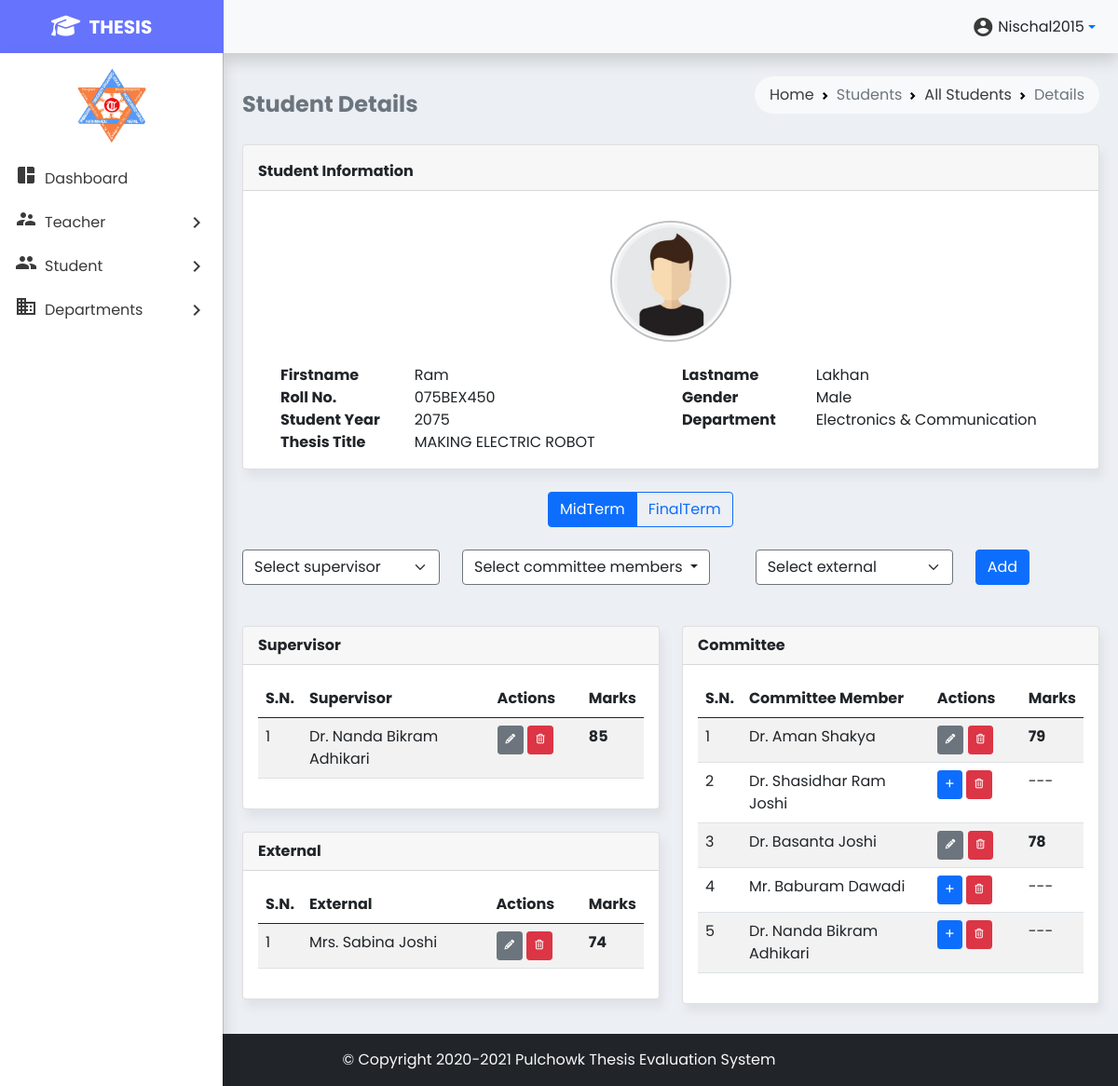
The app's page /studentdetails.php?id=46 (signed in) with its own data.
### tables this page shows
CREATE TABLE `students` (
  `student_id` int(10) NOT NULL,
  `student_fname` text NOT NULL,
  `student_lname` text NOT NULL,
  `student_roll` varchar(12) NOT NULL,
  `student_gender` text NOT NULL,
  `student_regdate` date NOT NULL,
  `student_year` int(4) NOT NULL,
  `student_dep` varchar(30) NOT NULL,
  `student_thesis` varchar(255) NOT NULL
);

CREATE TABLE `mid_supervisor_assigned` (
  `assigned_id` int(10) NOT NULL,
  `assigned_s_id` int(10) NOT NULL,
  `assigned_teacher_id` int(10) NOT NULL
);

CREATE TABLE `teacher` (
  `teacher_id` int(10) NOT NULL,
  `teacher_fname` varchar(20) NOT NULL,
  `teacher_mname` varchar(15) DEFAULT NULL,
  `teacher_lname` varchar(20) NOT NULL,
  `teacher_post` varchar(5) NOT NULL
);

CREATE TABLE `mid_supervisor` (
  `mid_sup_marksid` int(10) NOT NULL,
  `st_te_assigned_id` int(10) NOT NULL,
  `par1` int(10) NOT NULL,
  `par2` int(10) NOT NULL,
  `par3` int(10) NOT NULL,
  `par4` int(10) NOT NULL,
  `par5` int(10) NOT NULL,
  `total` int(10) NOT NULL
);

CREATE TABLE `mid_external_assigned` (
  `assigned_id` int(10) NOT NULL,
  `assigned_s_id` int(10) NOT NULL,
  `assigned_ext_id` int(10) NOT NULL
);

CREATE TABLE `ext_teacher` (
  `external_id` int(10) NOT NULL,
  `external_fname` varchar(20) NOT NULL,
  `external_mname` varchar(20) NOT NULL,
  `external_lname` varchar(20) NOT NULL,
  `external_post` varchar(5) NOT NULL
);

CREATE TABLE `mid_external` (
  `mid_ext_marksid` int(10) NOT NULL,
  `st_te_assigned_id` int(10) NOT NULL,
  `par1` int(10) NOT NULL,
  `par2` int(10) NOT NULL,
  `par3` int(10) NOT NULL,
  `par4` int(10) NOT NULL,
  `par5` int(10) NOT NULL,
  `par6` int(10) NOT NULL,
  `par7` int(10) NOT NULL,
  `par8` int(10) NOT NULL,
  `total` int(10) NOT NULL
);

CREATE TABLE `mid_committee_assigned` (
  `assigned_id` int(10) NOT NULL,
  `assigned_s_id` int(10) NOT NULL,
  `assigned_teacher_id` int(10) NOT NULL
);

CREATE TABLE `mid_committee` (
  `mid_com_marksid` int(10) NOT NULL,
  `st_te_assigned_id` int(10) NOT NULL,
  `par1` int(10) NOT NULL,
  `par2` int(10) NOT NULL,
  `par3` int(10) NOT NULL,
  `par4` int(10) NOT NULL,
  `par5` int(10) NOT NULL,
  `par6` int(10) NOT NULL,
  `par7` int(10) NOT NULL,
  `par8` int(10) NOT NULL,
  `total` int(10) NOT NULL
);

### studentdetails.php (the view, shortened to what the rows shown need)
<!doctype html>
<html lang="en">
<head>
    <link href="https://cdn.jsdelivr.net/npm/bootstrap@5.0.2/dist/css/bootstrap.min.css" rel="stylesheet"
>
    <link rel="stylesheet" href="styles/style.css">
</head>
<body>
        <?php include 'partials/_dbconnect.php'; ?>
    <main class="p-2 mt-1" style="min-height: 800px">
        <div class="container-fluid">
            <div class="row">
                <div class="col-md-12">
                    <?php include 'partials/_studentinfo.php'; ?>
                </div>
            </div>
            <div class="row">
                <div class="col-md-6">
                    <div class="card mb-4 mt-1">
                        <div class="card-body">
                            <div class="table-responsive">
                                <table id="student-marks" class="table table-striped table-hover" style="width:100%">
                                    <colgroup>
                                    </colgroup>
                                    <thead>
                                        <tr>
                                            <th>S.N.</th>
                                            <th>Supervisor</th>
                                            <th>Actions</th>
                                            <th>Marks</th>
                                        </tr>
                                    </thead>
                                    <tbody>
                                        <?php
                                            $student_id = $_GET['id'];
                                            $sql = "SELECT ta.assigned_id, t.teacher_id, t.teacher_post, t.teacher_fname, t.teacher_mname, t.teacher_lname
                                            FROM teacher t
                                            INNER JOIN mid_supervisor_assigned ta
                                            ON t.teacher_id = ta.assigned_teacher_id
                                            WHERE ta.assigned_s_id = '$student_id'";
                                            $result = mysqli_query($conn, $sql);
                                            $sno = 1;
                                            while($row = mysqli_fetch_assoc($result)) {
                                                $assigned_id = $row['assigned_id'];
                                                $sql1 = "SELECT `total` FROM `mid_supervisor` WHERE `st_te_assigned_id`='$assigned_id'";
                                                $result1=mysqli_query($conn, $sql1);
                                                $row1=mysqli_fetch_assoc($result1);
                                                echo'
                                                <tr>
                                                    <td>'.$sno.'</td>
                                                    <td>'. $row['teacher_post'].' ' . $row['teacher_fname'] . ' ' . $row['teacher_mname']. ' '.$row['teacher_lname'] . '</td>
                                                    <td>';
                                                    if (mysqli_num_rows($result1) > 0) {
                                                        echo '
                                                        <button type="button" id=se'.$assigned_id.' class="btn btn-secondary btn-sm supaddEd" data-bs-toggle="modal" data-bs-target="#supervisor_marking"><i class="fa fa-pencil fa-xs"></i></button>
                                                        <button type="button" id=sd'.$assigned_id.' class="delete btn btn-danger btn-sm"><i class="fa fa-trash-o fa-xs"></i></button>
                                                        </td>
                                                        <td><strong>'.$row1['total'].'</strong></td>';
                                                    }
                                                echo '</tr>
                                                ';
                                                $sno += 1;
                                            }
                                        ?>
                                    </tbody>
                                </table>
                            </div>
                        </div>
                    </div>
                    <div class="card mb-4 mt-1">
                        <div class="card-body">
                            <div class="table-responsive">
                                <table id="student-marks" class="table table-striped table-hover" style="width:100%">
                                    <colgroup>
                                    </colgroup>
                                    <thead>
                                        <tr>
                                            <th>S.N.</th>
                                            <th>External</th>
                                            <th>Actions</th>
                                            <th>Marks</th>
                                        </tr>
                                    </thead>
                                    <tbody>
                                        <?php
                                            $student_id = $_GET['id'];
                                            $sql = "SELECT ta.assigned_id, t.external_id, t.external_post, t.external_fname, t.external_mname, t.external_lname
                                            FROM ext_teacher t
                                            INNER JOIN mid_external_assigned ta
                                            ON t.external_id = ta.assigned_ext_id
                                            WHERE ta.assigned_s_id = '$student_id'";
                                            $result = mysqli_query($conn, $sql);
                                            $sno = 1;
                                            while($row = mysqli_fetch_assoc($result)) {
                                                $assigned_id = $row['assigned_id'];
                                                $sql2 = "SELECT `total` FROM `mid_external` WHERE `st_te_assigned_id`='$assigned_id'";
                                                $result2=mysqli_query($conn, $sql2);
                                                $row2=mysqli_fetch_assoc($result2);
                                                echo'
                                                <tr>
                                                    <td>'.$sno.'</td>
                                                    <td>'. $row['external_post'].' ' . $row['external_fname'] . ' ' . $row['external_mname']. ' '.$row['external_lname'] . '</td>
                                                    <td>';
                                                    if (mysqli_num_rows($result2) > 0) {
                                                        echo '
                                                        <button type="button" id=ee'.$assigned_id.' class="btn btn-secondary btn-sm addEd" data-bs-toggle="modal" data-bs-target="#committee_marking"><i class="fa fa-pencil fa-xs"></i></button>
                                                        <button type="button" id=ed'.$assigned_id.' class="delete btn btn-danger btn-sm"><i class="fa fa-trash-o fa-xs"></i></button>
                                                    </td>
                                                    <td><strong>'.$row2['total'].'</strong></td>';
                                                    }
                                                echo '</tr>
                                                ';
                                                $sno += 1;
                                            }
                                        ?>
                                    </tbody>
                                </table>
                            </div>
                        </div>
                    </div>
                </div>
                <div class="col-md-6">
                    <div class="card mb-4 mt-1">
                        <div class="card-body">
                            <div class="table-responsive">
                                <table id="student-marks" class="table table-striped table-hover" style="width:100%">
                                    <colgroup>
                                    </colgroup>
                                    <thead>
                                        <tr>
                                            <th>S.N.</th>
                                            <th>Committee Member</th>
                                            <th>Actions</th>
                                            <th>Marks</th>
                                        </tr>
                                    </thead>
                                    <tbody>
                                        <?php
                                            $student_id = $_GET['id'];
                                            $sql = "SELECT ta.assigned_id, t.teacher_id, t.teacher_post, t.teacher_fname, t.teacher_mname, t.teacher_lname
                                            FROM teacher t
                                            INNER JOIN mid_committee_assigned ta
                                            ON t.teacher_id = ta.assigned_teacher_id
                                            WHERE ta.assigned_s_id = '$student_id'";
                                            $result = mysqli_query($conn, $sql);
                                            $sno = 1;
                                            while($row = mysqli_fetch_assoc($result)) {
                                                $assigned_id = $row['assigned_id'];
                                                $sql1 = "SELECT `total` FROM `mid_committee` WHERE `st_te_assigned_id`='$assigned_id'";
                                                $result1=mysqli_query($conn, $sql1);
                                                $row1=mysqli_fetch_assoc($result1);
                                                echo'
                                                <tr>
                                                    <td>'.$sno.'</td>
                                                    <td>'. $row['teacher_post'].' ' . $row['teacher_fname'] . ' ' . $row['teacher_mname']. ' ' .$row['teacher_lname'] . '</td>
                                                    <td>';
                                                    if (mysqli_num_rows($result1) > 0) {
                                                        echo '<button type="button" id=ce'.$assigned_id.' class="btn btn-secondary btn-sm addEd" data-bs-toggle="modal" data-bs-target="#committee_marking"><i class="fa fa-pencil fa-xs"></i></button>
                                                        <button type="button" id=cd'.$assigned_id.' class="delete btn btn-danger btn-sm"><i class="fa fa-trash-o fa-xs"></i></button>
                                                    </td>
                                                    <td><strong>'.$row1['total'].'</strong></td>';
                                                    }
                                                    else {
                                                        echo '<button type="button" id=ca'.$assigned_id.' class="btn btn-primary btn-sm addEd" data-bs-toggle="modal" data-bs-target="#committee_marking"><i class="fa fa-plus fa-xs"></i></button>
                                                        <button type="button" id=cd'.$assigned_id.' class="delete btn btn-danger btn-sm"><i class="fa fa-trash-o fa-xs"></i></button>
                                                    </td>
                                                    <td>---</td>';
                                                    }
                                                echo '</tr>
                                                ';
                                                $sno += 1;
                                            }
                                        ?>
                                    </tbody>
                                </table>
                            </div>
                        </div>
                    </div>
                </div>
            </div>
        </div>
    </main>
</body>
</html>

### partials/_studentinfo.php (shortened to what the rows shown need)
<?php
if (isset($_GET['id'])) {
    $id = $_GET['id'];
    $sql = "SELECT * FROM `students` WHERE `student_id` = $id";
    $result = mysqli_query($conn, $sql);
}
else{
    exit();
}
?>
<div class="card mb-4 mt-1">
    <div class="card-body">
            <?php
            $row = mysqli_fetch_assoc($result);
            ?>
        <div class="container mt-4">
            <div class="row">
                <?php
                echo '
                <div class="col-md-2">
                    <div><strong>Firstname</strong></div>
                    <div><strong>Roll No.</strong></div>
                    <div><strong>Student Year</strong></div>
                </div>
                <div class="col-md-4">
                    <div>'.$row['student_fname'].'</div>
                    <div>'.$row['student_roll'].'</div>
                    <div>'.$row['student_year'].'</div>
                </div>
                <div class="col-md-2">
                    <div><strong>Lastname</strong></div>
                    <div><strong>Gender</strong></div>
                    <div><strong>Department</strong></div>
                </div>
                <div class="col-md-4">
                    <div>'.$row['student_lname'].'</div>
                    <div>'.$row['student_gender'].'</div>
                    <div>'.$row['student_dep'].'</div>
                </div>
                <div class="col-md-2">
                    <div><strong>Thesis Title</strong></div>
                </div>
                <div class="col-md-6">
                    <div>'. strtoupper($row['student_thesis']) .'</div>
                </div>';
                ?>
            </div>
        </div>
    </div>
</div>

### records on screen
students: student_fname "Ram", student_roll "075BEX450", student_year "2075", student_lname "Lakhan", student_gender "Male", student_dep "Electronics & Communi­cation", student_thesis "MAKING ELECTRIC ROBOT"
mid_supervisor_assigned: assigned_teacher.teacher_post "Dr.", assigned_teacher.teacher_fname "Nanda", assigned_teacher.teacher_mname "Bikram", assigned_teacher.teacher_lname "Adhikari", mid_supervisor.total "85"
mid_external_assigned: assigned_ext.external_post "Mrs.", assigned_ext.external_fname "Sabina", assigned_ext.external_lname "Joshi", mid_external.total "74"
mid_committee_assigned: assigned_teacher.teacher_post "Dr.", assigned_teacher.teacher_fname "Aman", assigned_teacher.teacher_lname "Shakya", mid_committee.total "79"
mid_committee_assigned: assigned_teacher.teacher_post "Dr.", assigned_teacher.teacher_fname "Shasidhar", assigned_teacher.teacher_mname "Ram", assigned_teacher.teacher_lname "Joshi"
mid_committee_assigned: assigned_teacher.teacher_post "Dr.", assigned_teacher.teacher_fname "Basanta", assigned_teacher.teacher_lname "Joshi", mid_committee.total "78"
mid_committee_assigned: assigned_teacher.teacher_post "Mr.", assigned_teacher.teacher_fname "Baburam", assigned_teacher.teacher_lname "Dawadi"
mid_committee_assigned: assigned_teacher.teacher_post "Dr.", assigned_teacher.teacher_fname "Nanda", assigned_teacher.teacher_mname "Bikram", assigned_teacher.teacher_lname "Adhikari"

### other values on screen
$_SESSION['username'] "Nischal2015"
